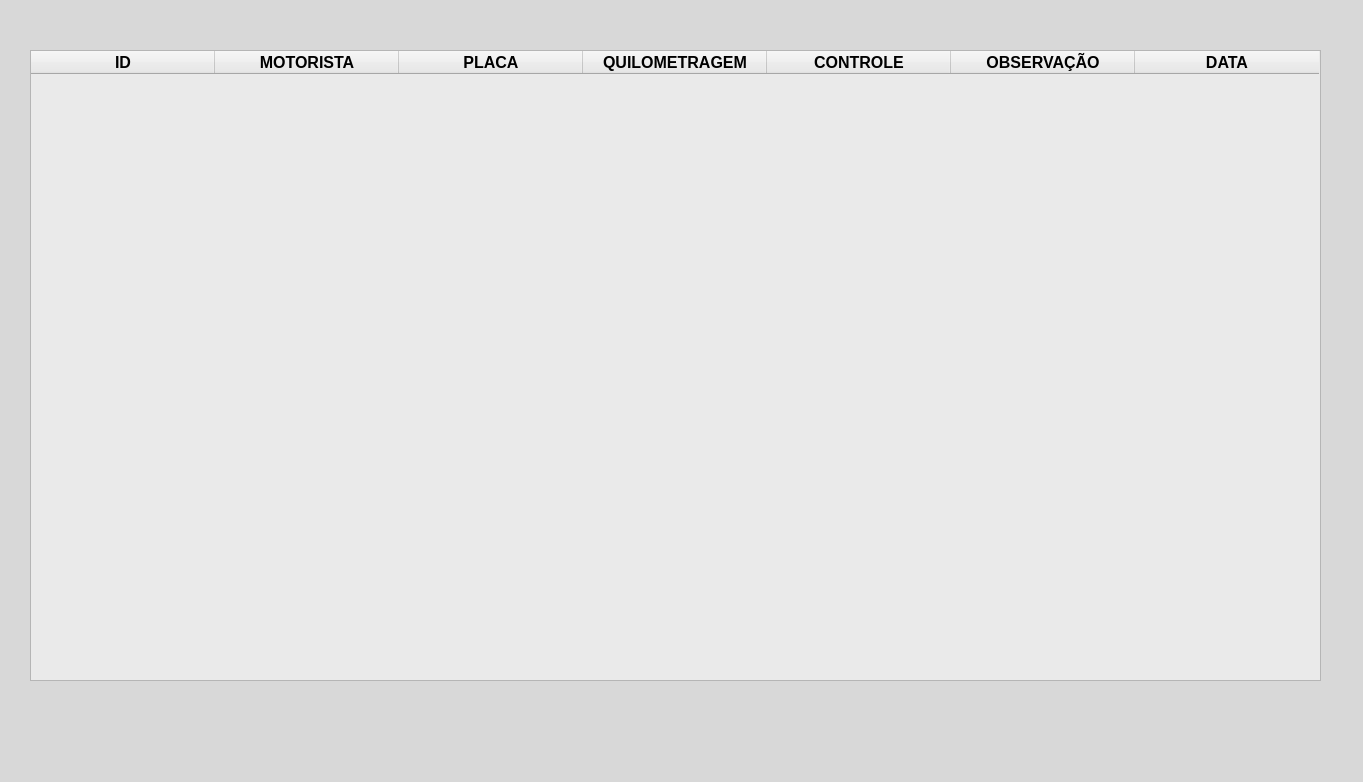
<?xml version="1.0" encoding="UTF-8"?>
<ui version="4.0">
 <class>MainWindow</class>
 <widget class="QMainWindow" name="MainWindow">
  <property name="geometry">
   <rect>
    <x>0</x>
    <y>0</y>
    <width>1363</width>
    <height>782</height>
   </rect>
  </property>
  <property name="windowTitle">
   <string>MainWindow</string>
  </property>
  <property name="styleSheet">
   <string notr="true">background-color: qlineargradient(spread:pad, x1:0, y1:0, x2:1, y2:0, stop:0 rgba(99, 94, 79, 255), stop:1 rgba(255, 255, 255, 255));
background-color: rgb(216, 216, 216);</string>
  </property>
  <widget class="QWidget" name="centralwidget">
   <widget class="QTableWidget" name="tableWidget">
    <property name="geometry">
     <rect>
      <x>30</x>
      <y>50</y>
      <width>1291</width>
      <height>631</height>
     </rect>
    </property>
    <property name="font">
     <font>
      <pointsize>10</pointsize>
      <weight>50</weight>
      <bold>false</bold>
     </font>
    </property>
    <property name="layoutDirection">
     <enum>Qt::LeftToRight</enum>
    </property>
    <property name="styleSheet">
     <string notr="true">background-color: rgb(234, 234, 234);</string>
    </property>
    <property name="showGrid">
     <bool>false</bool>
    </property>
    <attribute name="horizontalHeaderVisible">
     <bool>true</bool>
    </attribute>
    <attribute name="horizontalHeaderCascadingSectionResizes">
     <bool>true</bool>
    </attribute>
    <attribute name="horizontalHeaderDefaultSectionSize">
     <number>184</number>
    </attribute>
    <attribute name="horizontalHeaderMinimumSectionSize">
     <number>27</number>
    </attribute>
    <attribute name="verticalHeaderVisible">
     <bool>false</bool>
    </attribute>
    <column>
     <property name="text">
      <string>ID</string>
     </property>
     <property name="font">
      <font>
       <pointsize>12</pointsize>
       <weight>75</weight>
       <bold>true</bold>
      </font>
     </property>
     <property name="textAlignment">
      <set>AlignCenter</set>
     </property>
    </column>
    <column>
     <property name="text">
      <string>MOTORISTA</string>
     </property>
     <property name="font">
      <font>
       <pointsize>12</pointsize>
       <weight>75</weight>
       <bold>true</bold>
      </font>
     </property>
     <property name="textAlignment">
      <set>AlignCenter</set>
     </property>
    </column>
    <column>
     <property name="text">
      <string>PLACA</string>
     </property>
     <property name="font">
      <font>
       <pointsize>12</pointsize>
       <weight>75</weight>
       <bold>true</bold>
      </font>
     </property>
     <property name="textAlignment">
      <set>AlignCenter</set>
     </property>
    </column>
    <column>
     <property name="text">
      <string>QUILOMETRAGEM</string>
     </property>
     <property name="font">
      <font>
       <pointsize>12</pointsize>
       <weight>75</weight>
       <bold>true</bold>
      </font>
     </property>
     <property name="textAlignment">
      <set>AlignCenter</set>
     </property>
    </column>
    <column>
     <property name="text">
      <string>CONTROLE</string>
     </property>
     <property name="font">
      <font>
       <pointsize>12</pointsize>
       <weight>75</weight>
       <bold>true</bold>
      </font>
     </property>
     <property name="textAlignment">
      <set>AlignCenter</set>
     </property>
    </column>
    <column>
     <property name="text">
      <string>OBSERVAÇÃO</string>
     </property>
     <property name="font">
      <font>
       <pointsize>12</pointsize>
       <weight>75</weight>
       <bold>true</bold>
      </font>
     </property>
     <property name="textAlignment">
      <set>AlignCenter</set>
     </property>
    </column>
    <column>
     <property name="text">
      <string>DATA</string>
     </property>
     <property name="font">
      <font>
       <pointsize>12</pointsize>
       <weight>75</weight>
       <bold>true</bold>
      </font>
     </property>
     <property name="textAlignment">
      <set>AlignCenter</set>
     </property>
    </column>
   </widget>
  </widget>
  <widget class="QMenuBar" name="menubar">
   <property name="geometry">
    <rect>
     <x>0</x>
     <y>0</y>
     <width>1363</width>
     <height>21</height>
    </rect>
   </property>
  </widget>
  <widget class="QStatusBar" name="statusbar"/>
 </widget>
 <resources/>
 <connections/>
</ui>
